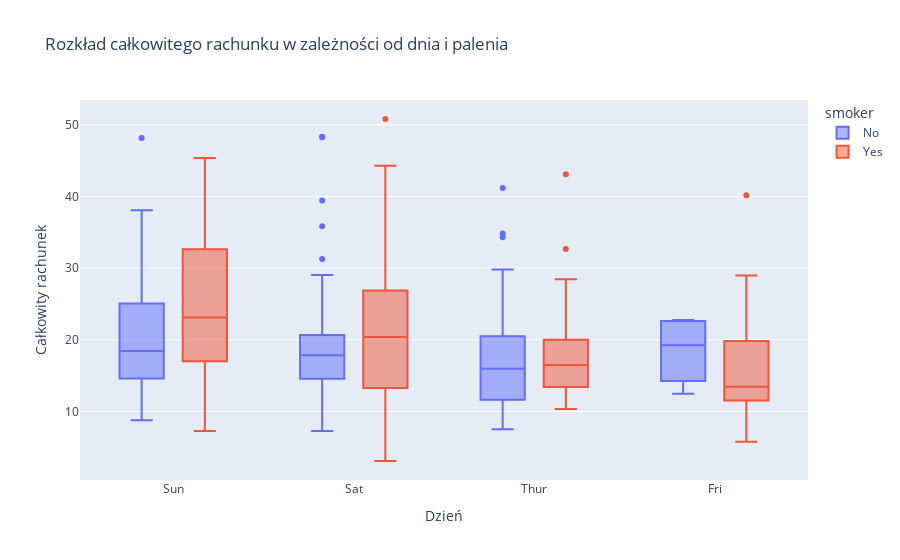

The notebook cell this image was saved under:
### Markdown cell above
### Boxplot

### Code cell
df = px.data.tips()
fig = px.box(df, x="day", y="total_bill",  # color="smoker",
             title="Rozkład całkowitego rachunku w zależności od dnia i palenia",
             labels={"total_bill": "Całkowity rachunek", "day": "Dzień"})
fig.show()

### Figure 1 — Plotly figure (JSON) as saved in the notebook; plotly's stock layout.template omitted (floating-point values rounded to 4 significant figures; data arrays with more than 128 entries replaced by an {"elided": "..."} marker saying what was removed)
{"data": [{"alignmentgroup": "True", "hovertemplate": "smoker=No<br>Dzień=%{x}<br>Całkowity rachunek=%{y}<extra></extra>", "legendgroup": "No", "marker": {"color": "#636efa"}, "name": "No", "notched": false, "offsetgroup": "No", "orientation": "v", "showlegend": true, "type": "box", "x": {"elided": "151 str values"}, "x0": " ", "xaxis": "x", "y": {"elided": "151 float values"}, "y0": " ", "yaxis": "y"}, {"alignmentgroup": "True", "hovertemplate": "smoker=Yes<br>Dzień=%{x}<br>Całkowity rachunek=%{y}<extra></extra>", "legendgroup": "Yes", "marker": {"color": "#EF553B"}, "name": "Yes", "notched": false, "offsetgroup": "Yes", "orientation": "v", "showlegend": true, "type": "box", "x": ["Sat", "Sat", "Sat", "Sat", "Sat", "Sat", "Sat", "Sat", "Sat", "Sat", "Sat", "Thur", "Thur", "Fri", "Fri", "Fri", "Fri", "Fri", "Fri", "Fri", "Fri", "Fri", "Sat", "Sat", "Sat", "Sat", "Sat", "Sat", "Thur", "Sun", "Sat", "Sat", "Sat", "Sat", "Sun", "Sun", "Sun", "Sun", "Sun", "Sun", "Sun", "Sun", "Sun", "Sun", "Sun", "Sun", "Sun", "Sun", "Sun", "Sun", "Sun", "Sun", "Thur", "Thur", "Thur", "Thur", "Thur", "Thur", "Thur", "Thur", "Thur", "Thur", "Thur", "Thur", "Thur", "Thur", "Sat", "Sat", "Sat", "Sat", "Sat", "Sat", "Sat", "Sat", "Sat", "Sat", "Sat", "Sat", "Sat", "Fri", "Fri", "Fri", "Fri", "Fri", "Fri", "Sat", "Sat", "Sat", "Sat", "Sat", "Sat", "Sat", "Sat"], "x0": " ", "xaxis": "x", "y": [38.01, 11.24, 20.29, 13.81, 11.02, 18.29, 3.07, 15.01, 26.86, 25.28, 17.92, 19.44, 32.68, 28.97, 5.75, 16.32, 40.17, 27.28, 12.03, 21.01, 11.35, 15.38, 44.3, 22.42, 15.36, 20.49, 25.21, 14.31, 16, 17.51, 10.59, 10.63, 50.81, 15.81, 7.25, 31.85, 16.82, 32.9, 17.89, 14.48, 9.6, 34.63, 34.65, 23.33, 45.35, 23.17, 40.55, 20.9, 30.46, 18.15, 23.1, 15.69, 19.81, 28.44, 15.48, 16.58, 10.34, 43.11, 13, 13.51, 18.71, 12.74, 13, 16.4, 20.53, 16.47, 26.59, 38.73, 24.27, 12.76, 30.06, 25.89, 13.27, 28.17, 12.9, 28.15, 11.59, 7.74, 30.14, 12.16, 13.42, 8.58, 13.42, 16.27, 10.09, 22.12, 24.01, 15.69, 15.53, 12.6, 32.83, 27.18, 22.67], "y0": " ", "yaxis": "y"}], "layout": {"autosize": true, "boxmode": "group", "legend": {"title": {"text": "smoker"}, "tracegroupgap": 0}, "title": {"text": "Rozkład całkowitego rachunku w zależności od dnia i palenia"}, "xaxis": {"anchor": "y", "autorange": true, "domain": [0, 1], "range": [-0.5118, 3.512], "title": {"text": "Dzień"}, "type": "category"}, "yaxis": {"anchor": "x", "autorange": true, "domain": [0, 1], "range": [0.4178, 53.46], "title": {"text": "Całkowity rachunek"}, "type": "linear"}}}
